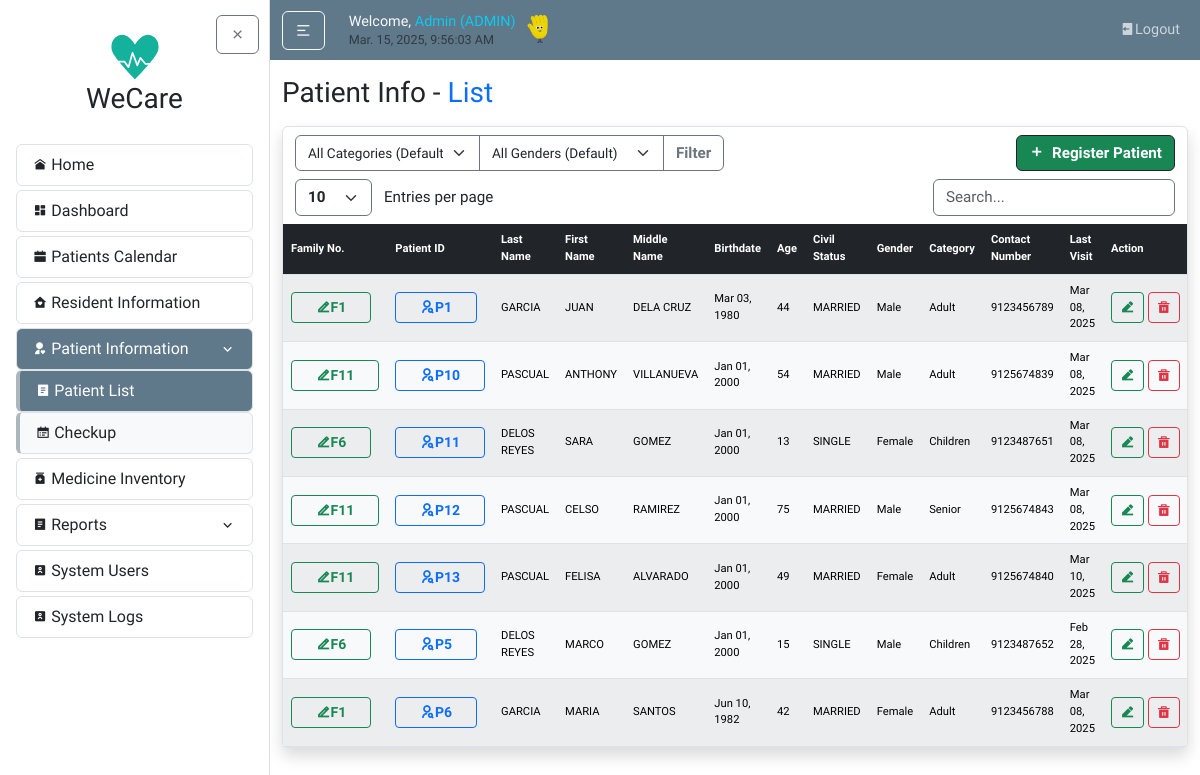
The page /patients/ (signed in) on the database as committed earlier.
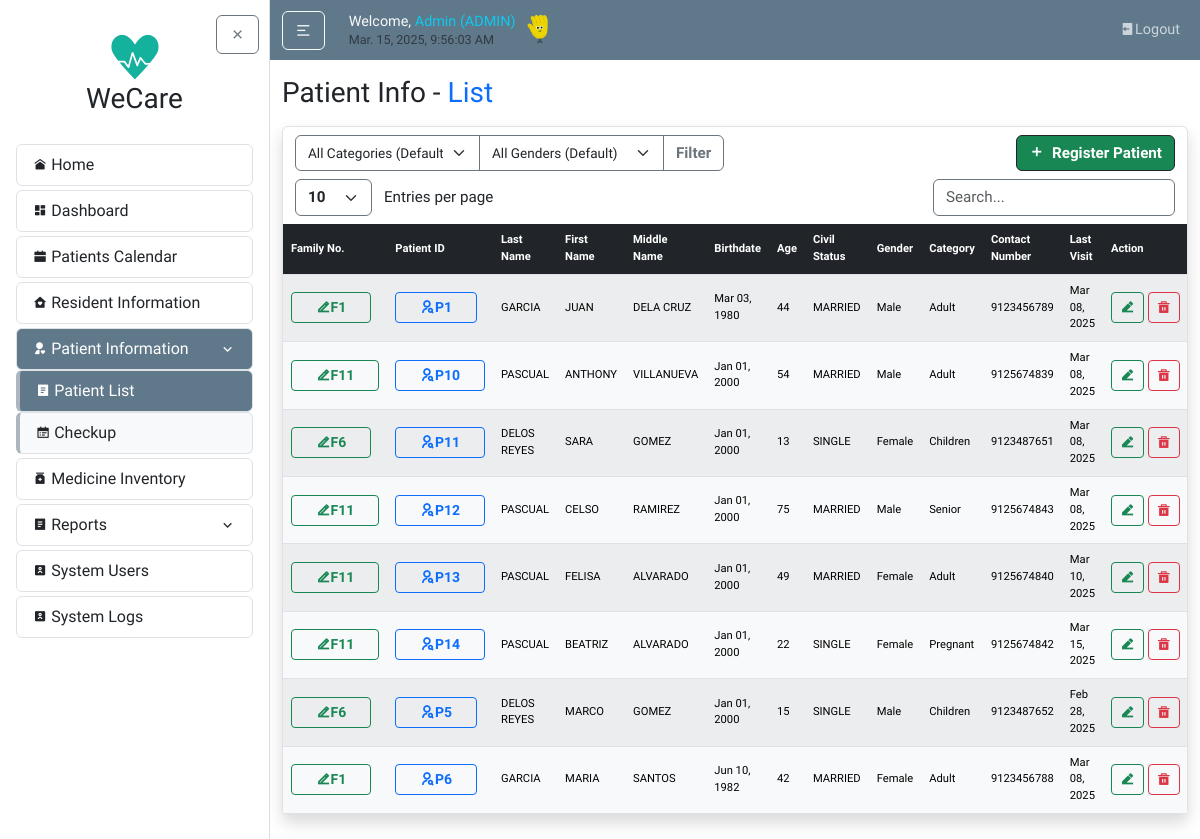
The same page on the database as committed later.
### users/models.py (models this page shows, shortened)
class UserProfile(models.Model):
    USER_TYPE_CHOICES = [
        ('BHW', 'Barangay Health Worker'),
        ('BRGY-STAFF', 'Barangay Staff'),
        ('DOCTOR', 'Doctor'),
        ('ADMIN', 'Admin'),
        ('ROOT', 'Root'),
    ]
    STATUS_CHOICES = [
        ('ACTIVE', 'Active'),
        ('INACTIVE', 'Inactive'),
    ]
    user = models.OneToOneField(User, on_delete=models.CASCADE)
    userrole = models.CharField(max_length=10, choices=USER_TYPE_CHOICES, default='BHW')
    status = models.CharField(max_length=8, choices=STATUS_CHOICES, default='ACTIVE')
    created_by = models.ForeignKey(User, related_name='created_user_profiles', on_delete=models.SET_NULL, null=True, blank=True)

### patientInfo/models.py (models this page shows, shortened)
class Patient(models.Model):
    patientID = models.CharField(max_length=10, unique=True, editable=False, default="P0")
    resident = models.OneToOneField(Resident, on_delete=models.CASCADE)
    @property
    def last_visit_date(self):
        latest_record = self.medical_records.order_by('-last_visited').first()
        return latest_record.last_visited if latest_record else None

class MedicalRecord(models.Model):
    patient = models.ForeignKey(Patient, on_delete=models.CASCADE, related_name="medical_records")
    concern = models.CharField(max_length=255)
    description = models.TextField(null=True, blank=True)
    last_visited = models.DateField()

### residentInfo/models.py (models this page shows, shortened)
class Resident(models.Model):
    id = models.CharField(max_length=10, primary_key=True, editable=False)
    family = models.ForeignKey(Family, on_delete=models.CASCADE, related_name='residents', null=True)
    last_name = models.CharField(max_length=100, default="--")
    first_name = models.CharField(max_length=100, default="--")
    middle_name = models.CharField(max_length=100, blank=True, null=True, default="--")
    relationship_to_head = models.CharField(max_length=50, default="--")
    birthdate = models.DateField(default=datetime.date(2000, 1, 1))
    age = models.PositiveIntegerField(default=0)
    civil_status = models.CharField(max_length=50, default="--")
    gender = models.CharField(max_length=20, choices=GENDER_CHOICES, default="Male")
    category = models.CharField(max_length=20, choices=CATEGORY_CHOICES, default='N/A')
    present_address = models.CharField(max_length=255, default="--")
    contact_number = models.CharField(max_length=20, default="--")
    date_updated = models.DateTimeField(auto_now=True)

class Family(models.Model):
    family_no = models.CharField(max_length=10, primary_key=True, editable=False)
    date_updated = models.DateTimeField(auto_now=True)

### users/decorators.py (the view)
        def wrapper(request, *args, **kwargs):
            try:
                profile = request.user.userprofile
                if profile.userrole == 'ADMIN' or profile.userrole in allowed_roles:
                    return view_func(request, *args, **kwargs)
                else:
                    messages.warning(
                        request,
                        f"You don't have permission to access the {module_name} module."
                    )
                    return redirect('home')
            except UserProfile.DoesNotExist:
                messages.warning(
                    request,
                    f"Complete your profile to access the {module_name} module."
                )
                return redirect('home')

### patientInfo/templates/patientInfo/patient_list.html (shortened to what this page needs)
{% extends "home/layout.html" %}
{% load static %}
{% block body %}
<h3 class="mb-3">Patient Info - <span class="text-primary">List</span></h3>
<article class="content-section border rounded p-0 shadow">
    <div class="container">
      <div class="row mt-2">
        <div class="col-auto">
          <form method="get" action="">
            <div class="input-group">
                <select name="category" class="form-select border-secondary" style="cursor: pointer; vertical-align: middle; font-size: calc(0.7rem + 0.2vw);">
                  <option value="" {% if not request.GET.category %}selected{% endif %}>All Categories (Default)</option>
                </select>
                <select name="gender" class="form-select border-secondary" style="cursor: pointer; vertical-align: middle; font-size: calc(0.7rem + 0.2vw);">
                  <option value="" {% if not request.GET.gender %}selected{% endif %}>All Genders (Default)</option>
                </select>
                <button type="submit" class="btn btn-outline-secondary fw-bold" style="font-size: calc(0.8rem + 0.2vw);">Filter</button>
            </div>
          </form>
        </div>
        {% if request.user.userprofile.userrole in "[ADMIN,BHW]" %}
        <div class="col-auto ms-auto">
          <a href="{% url 'patient-select' %}" class="btn btn-success info border-dark fw-bold d-flex align-items-center" style="font-size: calc(0.8rem + 0.2vw);">
            <i class="ri-add-fill" style="font-size: calc(0.6rem + 0.4vw);"></i>
            <span class="ms-2">Register Patient</span>
          </a>
        </div>
        {% endif %}
      </div>
      <div class="row mt-2">
        <div class="col-auto">
          <select id="customEntries" class="form-select d-inline w-auto border-secondary fw-bold" style="font-size: calc(0.8rem + 0.2vw); cursor: pointer; vertical-align: middle;">
            <option value="10">10</option>
          </select>
          <span class="d-inline ms-2" style="font-size: calc(0.8rem + 0.2vw); vertical-align: middle;">Entries per page</span>
        </div>
        <div class="col-auto ms-auto">
          <input type="text" id="searchBar" class="form-control d-inline w-auto border-secondary" placeholder="Search..." style="font-size: calc(0.8rem + 0.2vw); vertical-align: middle;">
        </div>
      </div>
    </div>
    <div class="table-responsive mt-2">
        <table id="dataTable" class="table table-light table-striped text-center m-0 projectTables">
        <thead class="table-dark">
          <tr>
            <th class="text-start">Family No.</th>
            <th class="text-start">Patient ID</th>
            <th class="text-start">Last Name</th>
            <th class="text-start">First Name</th>
            <th class="text-start">Middle Name</th>
            <th class="text-start">Birthdate</th>
            <th class="text-start">Age</th>
            <th class="text-start">Civil Status</th>
            <th class="text-start">Gender</th>
            <th class="text-start">Category</th>
            <th class="text-start">Contact Number</th>
            <th class="text-start">Last Visit</th>
            {% if request.user.userprofile.userrole in "[ADMIN,BHW, DOCTOR]" %}
              <th class="text-start">Action</th>
            {% endif %}
          </tr>
        </thead>
        <tbody>
            {% for patient in patients %}
            <tr>
                <td class="text-start">
                  {% if request.user.userprofile.userrole in '[ADMIN, BRGY-STAFF]' %}
                  <a href="{% url 'family-update' patient.resident.family.family_no %}"
                  class="btn btn-sm btn-outline-success fw-bold px-4">
                    <i class="ri-edit-2-line"></i>{{ patient.resident.family.family_no }}
                  </a>
                  {% else %}
                    <a href="{% url 'family-detail' patient.resident.family.family_no %}" class="btn btn-sm btn-outline-success fw-bold px-4 text-center"><i class="ri-team-fill"></i>{{ patient.resident.family.family_no }}</a>
                  {% endif %}
                </td>
                <td class="text-start">
                  <a href="{% url 'patient-detail' patient.patientID %}" class="btn btn-sm btn-outline-primary fw-bold px-4">
                    <i class="ri-user-search-line"></i>{{ patient.patientID }}
                  </a>
                </td>
                <td class="text-start">{{ patient.resident.last_name }}</td>
                <td class="text-start">{{ patient.resident.first_name }}</td>
                <td class="text-start">{{ patient.resident.middle_name }}</td>
                <td class="text-start">{{ patient.resident.birthdate|date:"M d, Y" }}</td>
                <td class="text-start">{{ patient.resident.age }}</td>
                <td class="text-start">{{ patient.resident.civil_status }}</td>
                <td class="text-start">{{ patient.resident.gender }}</td>
                <td class="text-start">{{ patient.resident.category }}</td>
                <td class="text-start">{{ patient.resident.contact_number }}</td>
                <td class="text-start">
                  {% if patient.last_visit_date %}
                    {{ patient.last_visit_date|date:"M d, Y" }}
                  {% else %}
                    --
                  {% endif %}
                </td>
                {% if request.user.userprofile.userrole in "[ADMIN, BHW, DOCTOR]" %}
                <td>
                    <div class="d-flex">
                        <a href="{% url "patient-update" patient.patientID %}" class="btn btn-sm btn-outline-success fw-bold flex-fill me-1" title="Edit">
                          <i class="ri-edit-2-fill"></i>
                        </a>
                        <button type="button" data-bs-toggle="modal" data-moduleName="Delete patient information" data-bs-target="#myModal" data-deleteData="{{ patient.resident.last_name }}, {{ patient.resident.first_name }}" data-ID="{{ patient.PatientID }}" class="btn btn-sm btn-outline-danger"><i class="ri-delete-bin-5-fill"></i></button>
                    </div>
                </td>
                {% endif %}
            </tr>
            {% endfor %}
        </tbody>
        </table>
    </div>
</article>
{% endblock body %}

### home/templates/home/layout.html (shortened to what this page needs)
{% load static %}
<!DOCTYPE html>
<html lang="en">
<head>
  <link rel="stylesheet" type="text/css" href="{% static 'home/main.css' %}">
  <link href="https://cdn.jsdelivr.net/npm/bootstrap@5.3.3/dist/css/bootstrap.min.css" rel="stylesheet">
  <link rel="stylesheet" href="https://cdnjs.cloudflare.com/ajax/libs/remixicon/4.6.0/remixicon.css">
  <link rel="stylesheet" href="//cdn.datatables.net/2.2.2/css/dataTables.dataTables.min.css">
  <link rel="stylesheet" href="https://cdn.jsdelivr.net/npm/flatpickr/dist/flatpickr.min.css">
</head>
<body>
  {% include "home/sidebar.html" %}
    <div id="content-wrapper" class="flex-grow-1">
      <header class="site-header">
        <nav class="navbar navbar-expand-md navbar-dark bg-steel">
          <div class="container">
            <div class="navbar-nav align-items-xl-center">
              <button id="sidebarToggle" class="btn btn-outline-light me-3 my-auto">
                <i class="ri-menu-2-line"></i>
              </button>
            </div>
            <div class="ms-2 me-auto">
              <h5 class="d-flex align-items-end gap-1 mb-1">
                  <span class="text-light nav-font">
                      {% if user.is_authenticated %}Welcome, <span class="text-info">{{ request.user }} ({{ request.user.userprofile.userrole }})</span> <br>{% endif %}
                      <small id="clock" class="my-auto text-muted text-light"></small>
                  </span>
                  <span><img src="{% static 'home/images/hand.gif' %}" alt="" style="height: 2em; width: auto; vertical-align: middle;"></span>
              </h5>
            </div>
            <div class="navbar-nav ms-auto nav-font">
              {% if user.is_authenticated %}
                <a class="nav-item nav-link" href="{% url "logout" %}"><i class="ri-logout-box-fill "></i>Logout</a>
              {% endif %}
            </div>
          </div>
        </nav>
      </header>
      <main id="main-content" role="main" class="container mt-3">
          <div class="row">
            <div class="col">
              {% block body %}{% endblock %}
            </div>
          </div>
      </main>
    </div>
  </div>
</body>
</html>

Rows that differ between the two databases and show on the page:
added Patient: resident.family.family_no "F11", patientID "P14", resident.last_name "PASCUAL", resident.first_name "BEATRIZ", resident.middle_name "ALVARADO", resident.birthdate "Jan 01, 2000", resident.age "22", resident.civil_status "SINGLE", resident.gender "Female", resident.category "Pregnant", resident.contact_number "9125674842", last_visit_date "Mar 15, 2025"
